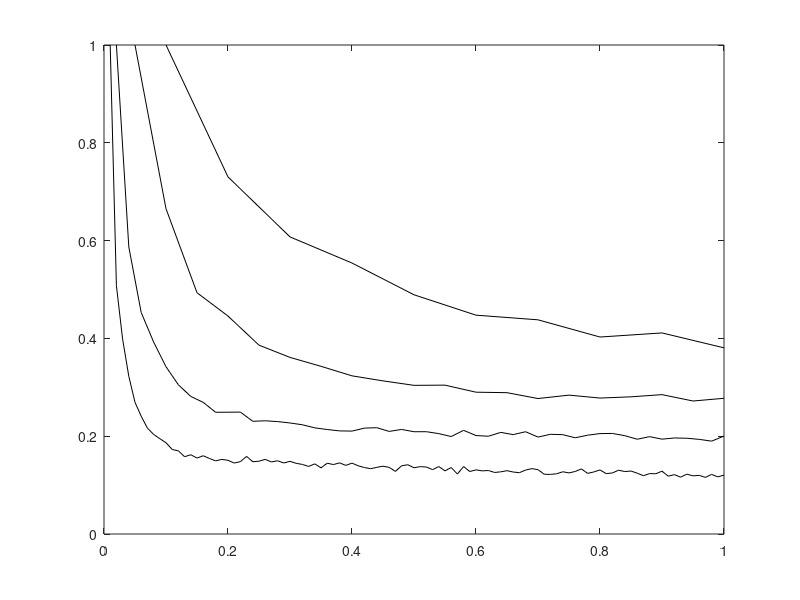

MATLAB code for this plot: (Note: this script raises an error after producing the figure.)
% Run stochastic CoH synapse model
% Ref: Yang et al, Neural Computation, in press
% Z. Yang, M. Hennig and B. Graham, University of Stirling, 2008

% Stimulus parameters - set to what you want
fre=[10 20 50 100];     % frequencies (Hz)
stimtime=1;             % stimulation time (s)
fstimtype=1;            % Type: (1) regular ISIs, (2) Poisson ISIs

% Time step (no need to change this)
dt = 0.0001; % time step for spike train generation (secs)

% For plotting
syms = ['.', '*', '+', 'o', 's', 'd']';
lines = ['k-','k--','k-.','k:']';
colors = ['k','r','b','m','y','c']';
lwidth = 1;

% Load and plot experimental data
e10 = load('expdata/Ca2mM_10Hz_norm.dat');
plot(e10(:,1), e10(:,2)/100, 'k-');
hold on;
e20 = load('expdata/Ca2mM_20Hz_norm.dat');
plot(e20(:,1), e20(:,2)/100, 'k-');
e50 = load('expdata/Ca2mM_50Hz_norm.dat');
plot(e50(:,1), e50(:,2)/100, 'k-');
e100 = load('expdata/Ca2mM_100Hz_norm.dat');
plot(e100(:,1), e100(:,2)/100, 'k-');

% Do simulations
for i=1:length(fre)
  
  fvec = fre(i)*ones(1, stimtime/dt);
  tvec = dt:dt:stimtime;
  % Stimulus type can be regular or Poisson distributed ISIs
  if fstimtype == 1   % regular ISIs
    [spikes, stimes, isi] = inhreg(tvec, dt, fvec); 
  elseif fstimtype == 2 % Poisson ISIs
    [spikes, stimes, isi] = inhpoiss(tvec, dt, fvec);
  end;
  num = length(isi); 

  % Canonical synapse model
  [psr, npsr] = coh_stoch_mod(isi);

  xtime = stimes(1:num-1);
  resps = npsr(1:num-1);
  
  p=plot(xtime, resps, syms(1,:));
%  p=plot(xtime, resps, syms(mod(i-1,length(syms))+1,:));
  set(p,'Color',colors(mod(i-1,length(colors))+1,:),'LineWidth',lwidth);
  hold on;
end;
